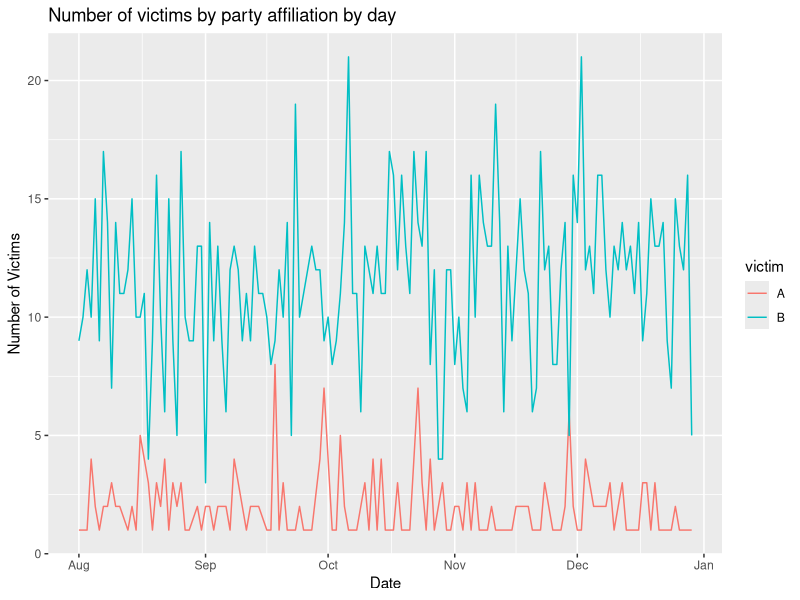
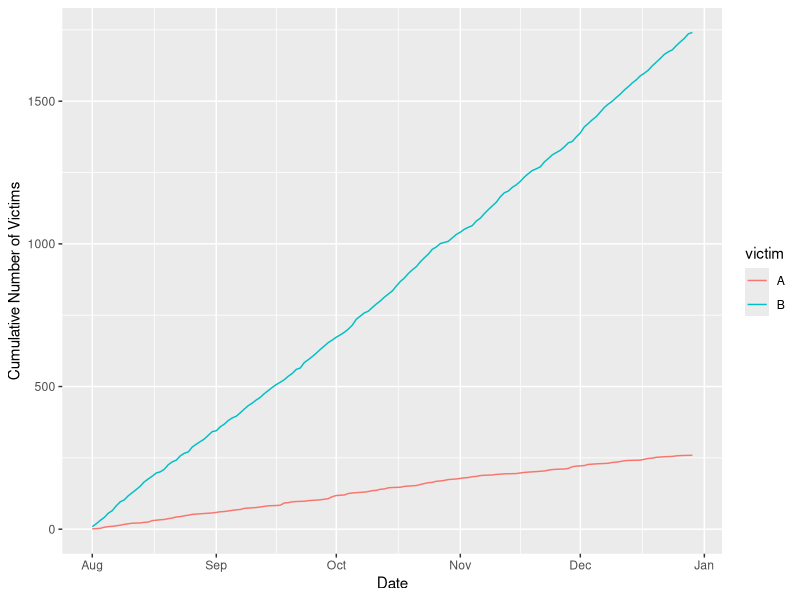

Recreate these plots in R, in order.
## ---- chunk 1

DiagrammeR::grViz("digraph {

graph [layout = dot, rankdir = TB]

# define the global styles of the nodes. We can override these in box if we wish
node [shape = rectangle, style = filled, fillcolor = Linen, fixedsize = true, width = 2]

data1 [label = 'ড্রাফট \nআইডিয়া', shape = folder]
data2 [label = 'ড্রাফট \nআইডিয়া', shape = folder]
final_rq [label = 'আইডিয়া স্থির করা \nমেট্রিক ফিক্স করা']
hypothesis [label = 'হাইপোথিসিস \nস্টেইটমেন্ট']
data_collection [label =  'ডেটা কালেকশন']
statistical [label = 'ডেটা প্রিপ্রসেসিং \nডেটা এনালিসিস \nও ভিজুয়ালাইজেশন', height = 1, width = 2]
results [label= 'ফলাফল \nবিশ্লেষণ']
publication [label = 'ফলাফল প্রকাশ']

# edge definitions with the node IDs
{data1 data2} -> final_rq -> hypothesis -> data_collection -> statistical -> results -> publication
}")
## ---- chunk 2

DiagrammeR::grViz("digraph {

graph [layout = dot, rankdir =  TB]

# define the global styles of the nodes. We can override these in box if we wish
node [shape = rectangle, style = filled, fillcolor = Linen, fixedsize = true, width = 1]
phase1 [label = 'অটোমেশন/স্ক্রেপিং', fixedsize = true, width = 2, fillcolor = Beige]
phase2 [label = 'ম্যানুয়াল এ্যবস্ট্রাকশন: \n ডিসক্রিট ফিল্ড তৈরী', fixedsize = true, width = 2, shape = rectangle, fillcolor = Beige]

source1 [label = 'সোর্স পাতা', shape = folder]
source2 [label = '...', shape = folder]
source3 [label = 'সোর্স পাতা', shape = folder]
content [label = 'শিরোনাম, \nমূল আর্টিকেল\nURL, ইত্যাদি সংগ্রহ', width = 2, height = 1]
storage [label =  'মানুষের পড়ার উপযোগি \nফাইলে সেইভ করা, যেমন CSV', width = 3]
final_data [label= 'ফাইনাল ডেটাসেট', width = 2]
statistical [label = 'এনালিসিস \n ভিজুয়ালাইজেশন', fixedsize = true, width = 2]

# edge definitions with the node IDs
phase1 -> {source1, source2, source3} -> content -> storage 
storage -> phase2
phase2 ->  final_data
final_data -> statistical
}")


## ---- chunk 3
library(lubridate)

# If you use this seed, your results will be same as mine
# i.e., results are reproducible

set.seed(19)

# Generate sequence of dates between Nov 1 and Dec 29th, 2018

dt = ymd("2018-08-01") + days(0:150)

# Randomly sample (to replicate some dates) from this sequence

dt <- sample(dt, size = 2000, replace = TRUE)

# Generate the victim (A, B) using a given probability
# We generate three sets of data with varrying probability 
# and size

victim1 <- sample(c("A","B"), 100, replace=TRUE, prob = c(0.3,0.7))
victim2 <- sample(c("A","B"), 400, replace=TRUE, prob = c(0.2,0.8))
victim3 <- sample(c("A","B"), 1500, replace=TRUE, prob = c(0.1,0.9))

# Combining the data sets to make a single data set
victim <- c(victim1, victim2, victim3)

# Check the proportion of samples by victim type
prop.table(table(victim))

## ---- chunk 4
df = cbind.data.frame(dt, victim)
head(df, 10)
## ---- chunk 5
library(tidyverse)

df_victim <- df %>%
     group_by(dt, victim) %>%
     summarise(
          n = n()
     )

ggplot(df_victim, aes(x = dt, y = n, color = victim)) + 
     geom_line() +
     ggtitle("Number of victims by party affiliation by day") +
     xlab("Date") + ylab("Number of Victims")

## ---- chunk 6
df_cumulative <- df_victim %>%
     group_by(victim) %>%
     arrange(dt) %>%
     mutate(
          cn = cumsum(n)
     )

ggplot(data = df_cumulative, aes(x = dt, y = cn, col = victim)) + 
     ylab("Cumulative Number of Victims") +
     xlab("Date") +
     geom_line(aes(y = cn))
